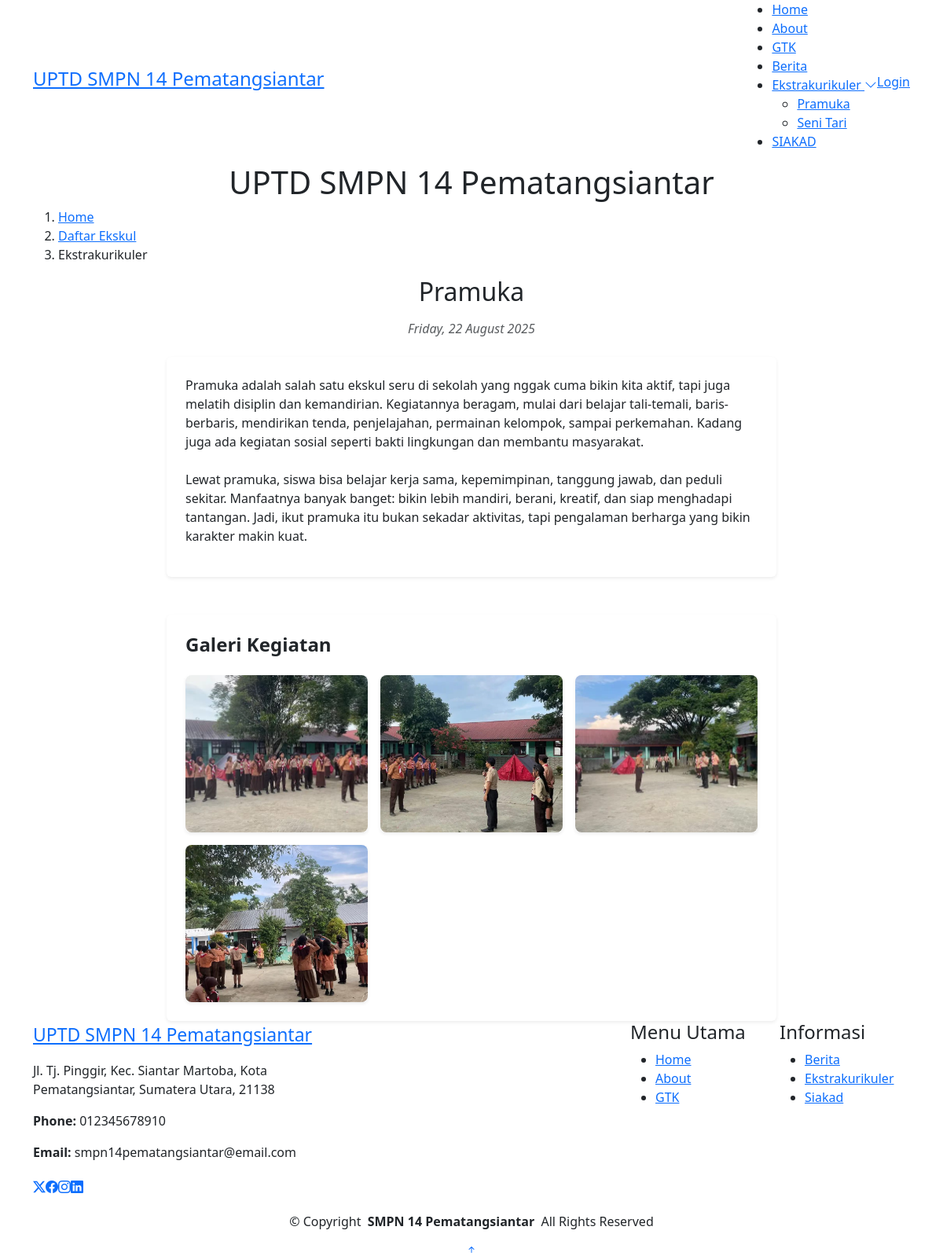
/website/ekskul/detail-ekskul.php?id=1, run on the app's committed database.
### tables this page shows
CREATE TABLE `tbl_ekskul` (
  `id_ekskul` int(11) NOT NULL,
  `nama_ekskul` varchar(100) NOT NULL,
  `keterangan` text NOT NULL,
  `pembina_putra` varchar(100) DEFAULT NULL,
  `pembina_putri` varchar(100) DEFAULT NULL,
  `pelatih` varchar(100) DEFAULT NULL,
  `hari` varchar(50) NOT NULL,
  `created_at` timestamp NOT NULL DEFAULT current_timestamp()
);

CREATE TABLE `tbl_ekskul_foto` (
  `id_foto` int(11) NOT NULL,
  `id_ekskul` int(11) NOT NULL,
  `nama_file` varchar(255) NOT NULL
);

CREATE TABLE `tbl_footer` (
  `id` int(11) NOT NULL,
  `alamat` text NOT NULL,
  `phone` varchar(50) NOT NULL,
  `email` varchar(100) NOT NULL,
  `maps` varchar(255) NOT NULL,
  `foto` varchar(255) NOT NULL
);

### website/config.php (called while the page is built, shortened)
<?php
$main_url = "http://localhost/website/";

### website/ekskul/detail-ekskul.php (the view, shortened to what this page needs)
<?php
require_once "../config.php";
$id = (int) $_GET['id'];
$qEkskul = mysqli_query($koneksi, "SELECT * FROM tbl_ekskul WHERE id_ekskul=$id");
$data = mysqli_fetch_assoc($qEkskul);
require_once "../template/header.php";
require_once "../template/navbar.php";
$qFoto = mysqli_query($koneksi, "SELECT * FROM tbl_ekskul_foto WHERE id_ekskul=$id");
?>
<main class="main">
    <div class="page-title" data-aos="fade">
        <div class="heading">
            <div class="container">
                <div class="row d-flex justify-content-center text-center">
                    <div class="col-8">
                        <h1>UPTD SMPN 14 Pematangsiantar</h1>
                    </div>
                </div>
            </div>
        </div>
        <nav class="breadcrumbs">
            <div class="container">
                <ol>
                    <li><a href="<?= $main_url ?>index.php">Home</a></li>
                    <li><a href="eksktrakurikuler.php">Daftar Ekskul</a></li>
                    <li class="current">Ekstrakurikuler</li>
                </ol>
            </div>
        </nav>
    </div>
    <section class="section">
        <div class="container col-8" data-aos="fade-up">
            <h2 class="mb-3 text-center"><?= $data['nama_ekskul'] ?></h2>
            <p class="text-muted mb-4 text-center">
                <em><?= date('l, d F Y', strtotime($data['created_at'])) ?></em>
            </p>
            <div class="row">
                <div class="col-12 mb-5">
                    <div class="p-4 shadow-sm rounded bg-white">
                        <p><?= nl2br($data['keterangan']) ?></p>
                    </div>
                </div>
                <div class="col-12">
                    <div class="p-4 shadow-sm rounded bg-white">
                        <h4 class="mb-4"><strong>Galeri Kegiatan</strong></h4>
                        <div class="row g-3">
                            <?php while ($foto = mysqli_fetch_assoc($qFoto)) { ?>
                                <div class="col-md-4 col-sm-6">
                                    <div class="card shadow-sm border-0">
                                        <img src="http://localhost/sekolah/asset/image/<?= $foto['nama_file'] ?>"
                                            class="card-img-top rounded-3"
                                            alt="<?= $data['nama_ekskul'] ?>"
                                            style="height:200px; object-fit:cover;">
                                    </div>
                                </div>
                            <?php } ?>
                        </div>
                    </div>
                </div>
            </div>
        </div>
    </section>
</main>
<?php require_once "../template/footer.php"; ?>

### website/template/footer.php (shortened to what this page needs)
<?php
require_once __DIR__ . "/../config.php";
$footer = mysqli_query($koneksi, "SELECT * FROM tbl_footer WHERE id=1");
$data = mysqli_fetch_assoc($footer);
?>
<footer id="footer" class="footer position-relative light-background">
    <div class="container footer-top">
        <div class="row gy-4">
            <div class="col-lg-4 col-md-6 footer-about">
                <a href="index.html" class="logo d-flex align-items-center">
                    <span class="sitename" style="font-size: 23;">UPTD SMPN 14 Pematangsiantar</span>
                </a>
                <div class="footer-contact pt-3">
                    <p><?= $data['alamat'] ?></p>
                    <p class="mt-3"><strong>Phone:</strong> <span><?= $data['phone'] ?></span></p>
                    <p><strong>Email:</strong> <span><?= $data['email'] ?></span></p>
                </div>
                <div class="social-links d-flex mt-4">
                    <a href=""><i class="bi bi-twitter-x"></i></a>
                    <a href=""><i class="bi bi-facebook"></i></a>
                    <a href=""><i class="bi bi-instagram"></i></a>
                    <a href=""><i class="bi bi-linkedin"></i></a>
                </div>
            </div>
            <div class="col-lg-4 col-md-6 footer-maps">
                <div class="ratio ratio-16x9" style="margin-left: -50px;">
                    <iframe src="<?= $data['maps']; ?>"
                        width="100%" height="100%" style="border:0;"
                        allowfullscreen="" loading="lazy"
></iframe>
                </div>
            </div>
            <div class="col-lg-2 col-md-3 footer-links">
                <h4>Menu Utama</h4>
                <ul>
                    <li><a href="<?= $main_url ?>index.php">Home</a></li>
                    <li><a href="<?= $main_url ?>about.php">About</a></li>
                    <li><a href="<?= $main_url ?>guru.php">GTK</a></li>
                </ul>
            </div>
            <div class="col-lg-2 col-md-3 footer-links">
                <h4>Informasi</h4>
                <ul>
                    <li><a href="<?= $main_url ?>berita/berita.php">Berita</a></li>
                    <li><a href="<?= $main_url ?>ekskul/ekstrakurikuler.php">Ekstrakurikuler</a></li>
                    <li><a href="http://localhost/siakad">Siakad</a></li>
            </div>
        </div>
    </div>
    <div class="container copyright text-center mt-4">
        <p>&copy; <span>Copyright</span> <strong class="px-1 sitename">SMPN 14 Pematangsiantar</strong> <span>All Rights Reserved</span></p>
    </div>
</footer>
<a href="#" id="scroll-top" class="scroll-top d-flex align-items-center justify-content-center"><i class="bi bi-arrow-up-short"></i></a>
</body>
</html>

### data on the page
tbl_ekskul: nama_ekskul "Pramuka", created_at "Friday, 22 August 2025", keterangan "Pramuka adalah salah satu ekskul seru di sekolah yang nggak cuma bikin kita aktif, tapi juga melatih disiplin dan kemandirian. Kegiatannya beragam, mulai dari belajar tali-temali, baris-berbaris, mendirikan tenda, penjelajahan, permainan kelompok, sampai perkemahan. Kadang juga ada kegiatan sosial seperti bakti lingkungan dan membantu masyarakat. Lewat pramuka, siswa bisa belajar kerja sama, kepemimpinan, tanggung jawab, dan peduli sekitar. Manfaatnya banyak banget: bikin lebih mandiri, berani, kreatif, dan siap menghadapi tantangan. Jadi, ikut pramuka itu bukan sekadar aktivitas, tapi pengalaman berharga yang bikin karakter makin kuat."
tbl_ekskul_foto: nama_file (picture)
tbl_ekskul_foto: nama_file (picture)
tbl_ekskul_foto: nama_file (picture)
tbl_ekskul_foto: nama_file (picture)
tbl_footer: alamat "Jl. Tj. Pinggir, Kec. Siantar Martoba, Kota Pematangsiantar, Sumatera Utara, 21138", phone "012345678910", email "smpn14pematangsiantar@email.com"
